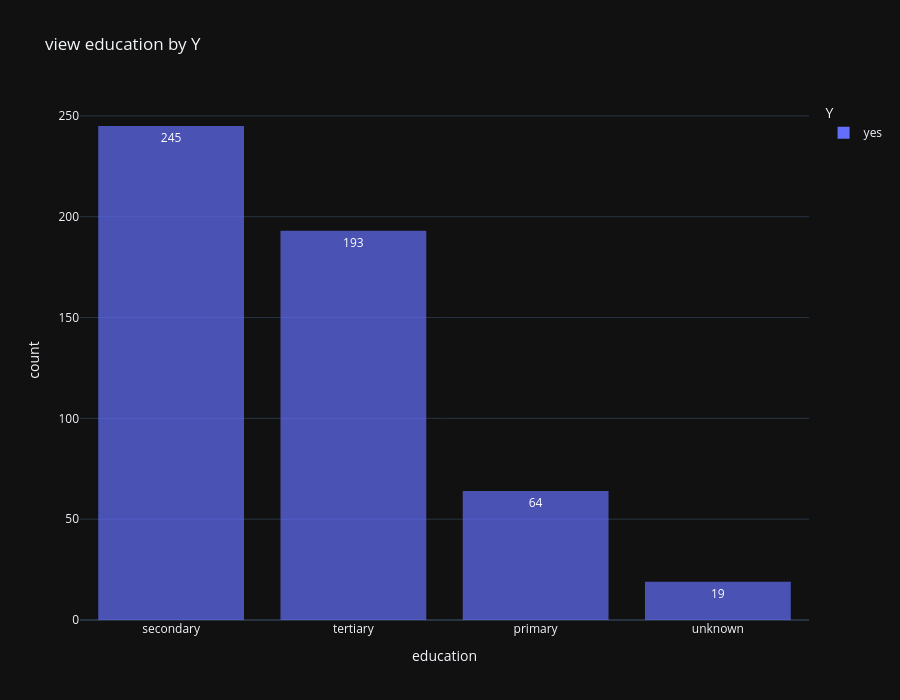

Source (notebook cell):
### Code cell
# visualizing customer marital status vs subscription "y"

fig = px.histogram(
    education_yes, 
    x="education", 
    color="y", 
    height=700,
    text_auto=True,
    opacity=0.7, 
    title="view education by Y", template = "plotly_dark",
    labels={"age": "Age", "y": "Y"}
)
fig.show()

### Figure 1 — Plotly figure (JSON) as saved in the notebook; plotly's stock layout.template omitted (floating-point values rounded to 4 significant figures; data arrays with more than 128 entries replaced by an {"elided": "..."} marker saying what was removed)
{"data": [{"bingroup": "x", "hovertemplate": "Y=yes<br>education=%{x}<br>count=%{y}<extra></extra>", "legendgroup": "yes", "marker": {"color": "#636efa", "opacity": 0.7, "pattern": {"shape": ""}}, "name": "yes", "orientation": "v", "showlegend": true, "texttemplate": "%{value}", "type": "histogram", "x": {"elided": "521 str values"}, "xaxis": "x", "yaxis": "y"}], "layout": {"barmode": "relative", "height": 700, "legend": {"title": {"text": "Y"}, "tracegroupgap": 0}, "title": {"text": "view education by Y"}, "xaxis": {"anchor": "y", "domain": [0, 1], "title": {"text": "education"}}, "yaxis": {"anchor": "x", "domain": [0, 1], "title": {"text": "count"}}}}
